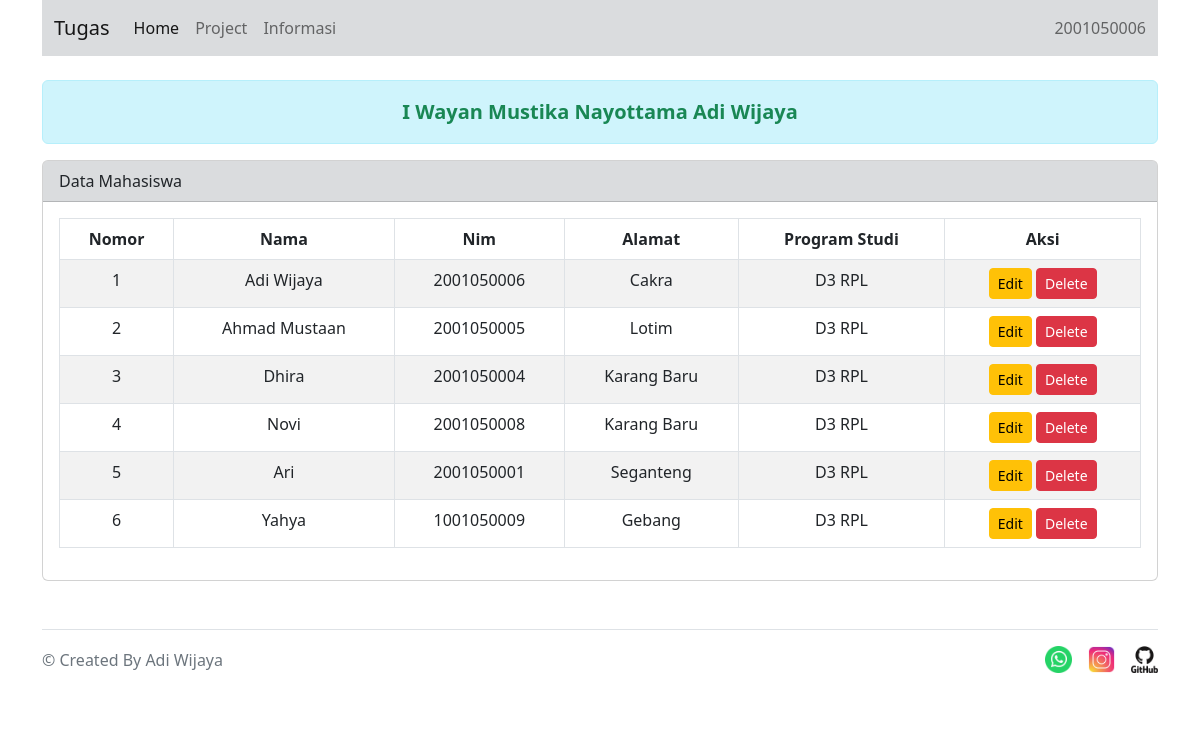
Screenshot of /index.php/kelascontroller with the database file from the repository.
### tables this page shows
CREATE TABLE `tabel_2001050006` (
  `id` int(11) NOT NULL,
  `nama` varchar(255) NOT NULL,
  `nim` varchar(11) NOT NULL,
  `alamat` text NOT NULL,
  `prodi` varchar(255) NOT NULL
);

### application/controllers/KelasController.php (called while the page is built, shortened)
<?php
class KelasController extends CI_Controller
{
    public function __construct()
    {
        $this->load->model('KelasModel');
    }
    public function index()
    {
        $data['datamahasiswa'] = $this->KelasModel->getAll();
        $this->load->view('tampildata/index', $data);
    }
}

### index.php (called while the page is built, shortened)
<?php
require_once BASEPATH.'core/CodeIgniter.php';

### application/models/KelasModel.php (called while the page is built)
<?php
class KelasModel extends CI_Model
{
    private $table = 'tabel_2001050006';
    public function getAll()
    {
        return $this->db->get($this->table)->result();
    }
}

### application/views/tampildata/index.php (the view, shortened to what this page needs)
<!DOCTYPE html>
<html lang="en">
<head>
  <link rel="stylesheet" href="<?php echo base_url('assets/bootstrap/css/bootstrap.min.css') ?>">
</head>
<body>
  <div class="container">
    <nav class="navbar navbar-expand-lg bg-secondary bg-opacity-25">
      <div class="container-fluid">
        <a class="navbar-brand">Tugas</a>
        <div class="collapse navbar-collapse" id="navbarText">
          <ul class="navbar-nav me-auto mb-2 mb-lg-0">
            <li class="nav-item">
              <a class="nav-link active" aria-current="page" href="<?php echo base_url('index.php/Aset/index') ?>">Home</a>
            </li>
            <li class="nav-item">
              <a class="nav-link" href="<?php echo base_url('index.php/Aset/project') ?>">Project</a>
            </li>
            <li class="nav-item">
              <a class="nav-link" href="<?php echo base_url('index.php/Aset/info') ?>">Informasi</a>
            </li>
          </ul>
          <span class="navbar-text">
            2001050006
          </span>
        </div>
      </div>
  </div>
  </nav><br>
  <div class="container">
    <p class="alert alert-info text-success text-center fs-5 fw-semibold" role="alert">
      I Wayan Mustika Nayottama Adi Wijaya
    </p>
  </div>
  <div class="container">
    <div class="card">
      <div class="card-header bg-secondary bg-opacity-25">
        Data Mahasiswa
      </div>
      <div class="card-body">
        <table class="table table-bordered table-striped table-hover">
          <thead class="text-center">
            <tr>
              <th scope="col">Nomor</th>
              <th scope="col">Nama</th>
              <th scope="col">Nim</th>
              <th scope="col">Alamat</th>
              <th scope="col">Program Studi</th>
              <th scope="col">Aksi</th>
            </tr>
          </thead>
          <tbody class="text-center">
            <?php
            $nomor = 1;
            foreach ($datamahasiswa as $item) {
            ?>
              <tr>
                <td><?php echo $nomor++; ?></td>
                <td><?php echo $item->nama; ?></td>
                <td><?php echo $item->nim; ?></td>
                <td><?php echo $item->alamat; ?></td>
                <td><?php echo $item->prodi; ?></td>
                <td><button type="button" class="btn btn-warning btn-sm">Edit</button>
                  <button type="button" class="btn btn-danger btn-sm">Delete</button>
                </td>
              </tr>
            <?php
            }
            ?>
          </tbody>
        </table>
      </div>
    </div>
  </div>
  <br>
  <div class="container">
    <footer class="d-flex flex-wrap justify-content-between align-items-center py-3 my-4 border-top">
      <p class="col-md-4 mb-3 text-muted">© Created By Adi Wijaya</p>
      <ul class="nav col-md-4 mb-3 justify-content-end">
        <a class="navbar-brand ms-3" href="https://wa.me/62895394454712/">
          <img src="../../assets/img/wa.png" width="27" height="27">
        </a>
        <a class="navbar-brand ms-3" href="https://www.instagram.com/nyttama.id/">
          <img src="../../assets/img/ig.png" width="27" height="27">
        </a>
        <a class="navbar-brand ms-3" href="https://www.github.com/AdiWijaya2/">
          <img src="../../assets/img/github.png" width="27" height="27">
        </a>
    </footer>
  </div>
</body>
</html>

### rows the page displays
tabel_2001050006: nama "Adi Wijaya", nim "2001050006", alamat "Cakra", prodi "D3 RPL"
tabel_2001050006: nama "Ahmad Mustaan", nim "2001050005", alamat "Lotim", prodi "D3 RPL"
tabel_2001050006: nama "Dhira", nim "2001050004", alamat "Karang Baru", prodi "D3 RPL"
tabel_2001050006: nama "Novi", nim "2001050008", alamat "Karang Baru", prodi "D3 RPL"
tabel_2001050006: nama "Ari", nim "2001050001", alamat "Seganteng", prodi "D3 RPL"
tabel_2001050006: nama "Yahya", nim "1001050009", alamat "Gebang", prodi "D3 RPL"
